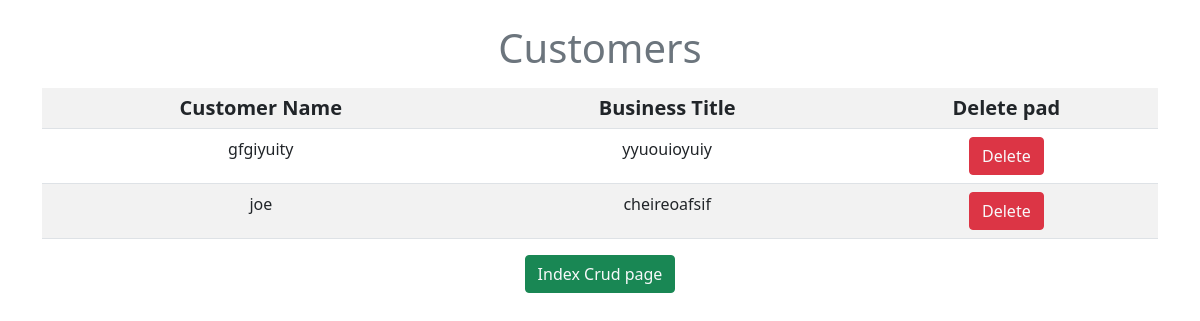
The page /codes/crud/customers.php on the database its author committed.
### tables this page shows
CREATE TABLE `customers` (
  `id` int(11) NOT NULL,
  `customer_name` varchar(225) DEFAULT NULL,
  `business_name` varchar(225) DEFAULT NULL,
  `customer_image` varchar(225) DEFAULT NULL
);

### codes/crud/customers.php (the view, shortened to what this page needs)
<?php
include '../connect.php';
$select = "SELECT * FROM customers";
$select_q = mysqli_query($con, $select);
$data = mysqli_num_rows($select_q);
?>
<!DOCTYPE html>
<html lang="en">
<head>
    <link href="https://cdn.jsdelivr.net/npm/bootstrap@5.0.2/dist/css/bootstrap.min.css" rel="stylesheet">
</head>
<body>
    <div class="container mt-3 text-center">
        <div class="my-2">
            <h1 class="text-secondary py-2">Customers</h1>
        </div>
        <table class="table table-striped table-hover">
            <tr class="text-center h5" >
                <th>Customer Name</th>
                <th>Business Title</th>
                <th>Delete pad</th>
            </tr>
            <?php
            if ($data) {
                while ($row = mysqli_fetch_array($select_q)) {
            ?>
                    <tr>
                        <td><?php echo $row['customer_name'] ?></td>
                        <td><?php echo $row['business_name'] ?></td>
                        <td class="text-center" ><button type="button" class="btn btn-danger"><a class="text-light text-decoration-none" onclick="return confirm('Are you sure you want to delete?')" href="delete.php? id=<?php echo $row['id'] ?>">Delete</a></button></td>
                    </tr>
            <?php
                }
            } else {
                echo "Nothing is in the database";
            };
            ?>
        </table>
        <div class="my-2 text-center">
        <button type="button" class="btn btn-success"><a class="text-decoration-none text-light" href="indexcrud.php">Index Crud page</a></button>
        </div>
    </div>
</body>
</html>

### rows shown on the page
customers: customer_name "gfgiyuity", business_name "yyuouioyuiy"
customers: customer_name "joe", business_name "cheireoafsif"
